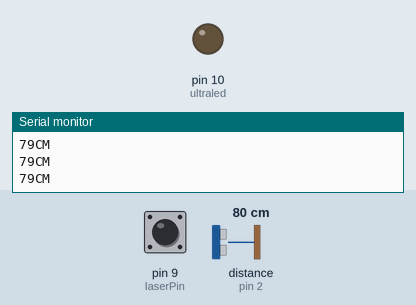
A sketch run on a simulated Arduino Uno, built with avr-gcc and run on an emulated ATmega328P. On the bench: output pins drawn as LEDs (lit = HIGH), the last lines printed to the serial monitor. Wiring (inferred from the names in the program): ultrasonic range finder: trigger pin 11; echo pin 2. Inputs (shaded band) come from the test bench; at power-on: distance to the obstacle (sensor on pin 2) 80 cm, pin 9 (laserPin) HIGH. The echo pulse lasts 58.3 µs per cm; pins used as bus, display or sensor lines are not drawn.

Above: at 1.2 s.
1.3 s: distance to the obstacle (sensor on pin 2) set to 86 cm
At 2.7 s:
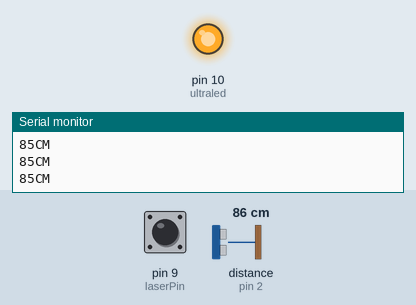
5.8 s: distance to the obstacle (sensor on pin 2) set to 2 cm
At 7.2 s:
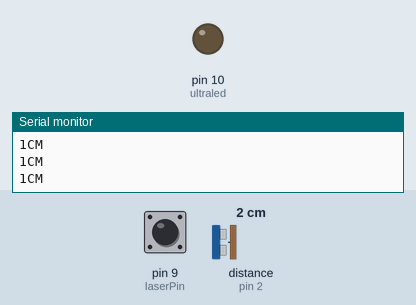
8.8 s: distance to the obstacle (sensor on pin 2) set to 120 cm
At 9.5 s:
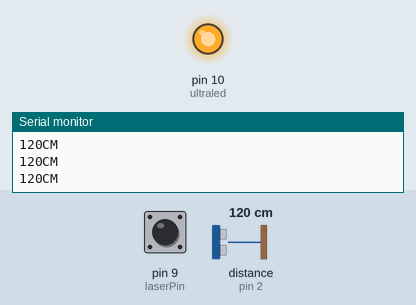
Timing chart, 0 to 11.3 s (numbered marks = the images above; inputs shaded):
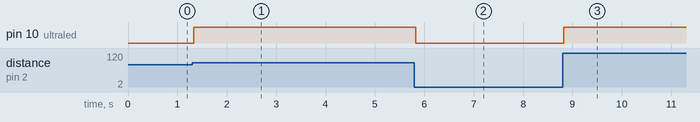

Measured:
- the behaviour switches between 81 and 82 cm on distance to the obstacle (sensor on pin 2) (found by bisection; images 0 and 1)
- after the input at 1.3 s, pin 10 (ultraled): LOW → HIGH at once
- after the input at 5.8 s, pin 10 (ultraled): HIGH → LOW at once
- after the input at 8.8 s, pin 10 (ultraled): LOW → HIGH at once

The sketch:

180124_Bluetooth_2.ino
```cpp
int ledPin = 13;
int state = 0;
int flag = 0;

int laserPin = 9;
int laserDetect = 0;

int trigPin = 11;
int echoPin = 2;
int ultraled = 10;

void setup() {
 pinMode(ultraled, OUTPUT);
 pinMode (laserPin, INPUT);
 digitalWrite(ledPin, LOW);

  pinMode(trigPin, OUTPUT);
  pinMode(echoPin, INPUT);

 Serial.begin(9600); // Default connection rate for my BT module
}

void loop() {

  //Ultrasoinc part

  long duration, distance;
    digitalWrite(trigPin,HIGH);
    delayMicroseconds(1000);
    digitalWrite(trigPin, LOW);
    duration=pulseIn(echoPin, HIGH);
    distance =(duration/2)/29.1;
    Serial.print(distance);
    Serial.println("CM");
    delay(10);

   if((distance<=80))
   {
      digitalWrite(ultraled, LOW);
   }
     else if(distance>80)
   {
       digitalWrite(ultraled, HIGH);
   }


//Laser part

 laserDetect =  digitalRead(laserPin);

 if (laserDetect == LOW) {
 digitalWrite(ledPin, HIGH);
 }
 else if (laserDetect == HIGH) {
 digitalWrite(ledPin, LOW);
 }


//Bluetooth part

 if(Serial.available() > 0){
 state = Serial.read();
 flag=0;
 }

 if (state == '0') {
 digitalWrite(ledPin, LOW);
 if(flag == 0){
 Serial.println("LED: off");
 flag = 1;
 }
 }

 else if (state == '1') {
 digitalWrite(ledPin, HIGH);
 if(flag == 0){
 Serial.println("LED: on");
 flag = 1;
 }
 }


}
```
